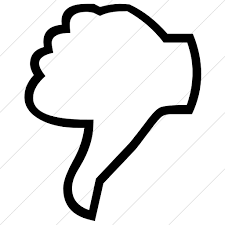
#> input picture Required Images/convex_hull.png, 225 x 225 px, found by its file name
$ python Convex_hull.py   (older library calls are emulated)
#> lines starting #> are read from the running program, lines starting #| are printed output that depends on the picture; after the words box and inside, x2 and y2 are one past the last pixel; in counts of white or black regions, pixels touching at a corner belong together
#Conver Hull
"""
Any polygon which has hollowness, dent or extended vertices cannot be convex. A convex curve forms the boundary of a convex set.
Given a set of points in the plane.
the convex hull of the set is the smallest convex polygon that contains all the points of it
"""
import numpy as np
import cv2

image = cv2.imread('C:/Users/LENOVO IDEAPAD 320/OneDrive/Desktop/Python_Projects/CV2 Learning Codes/Required Images/convex_hull.png')
#> image is the input picture: shape (225, 225, 3); min 0, max 255, mean 226.6

gray = cv2.cvtColor(image, cv2.COLOR_BGR2GRAY)

cv2.imshow("Original", image)
cv2.waitKey(0)

#Threshold image
ret, thresh = cv2.threshold(gray, 176, 255, 0)
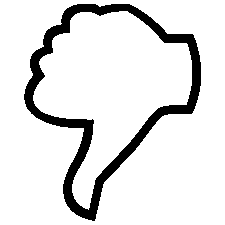
#> thresh: shape (225, 225); 88.7% white; 1 black region

#Find contours
extra, contours, heirarchy = cv2.findContours(thresh.copy(), cv2.RETR_LIST, cv2.CHAIN_APPROX_NONE)
#> contours = 3 contours; box (x1, y1, x2, y2) and area: (0, 0, 225, 225) 50176, (23, 3, 202, 222) 22081, (33, 11, 192, 210) 15752

#Sort contours by area and then remove the largest frame contour(it the bydefault the full image)
n = len(contours) - 1
#> n = 2
contours = sorted(contours, key = cv2.contourArea, reverse = False)[:n]
#> contours = 2 contours; box (x1, y1, x2, y2) and area: (23, 3, 202, 222) 22081, (33, 11, 192, 210) 15752
print(len(contours))
#| 2
#Iterate through contours and draw the convex Hull
for c in contours:
    hull = cv2.convexHull(c)
    cv2.drawContours(image, [hull], 0, (0, 255, 0), 2)
    cv2.imshow("Convex Hull", image)
#> this loop made 2 passes
#> pass 1, `cv2.imshow("Convex Hull", image)`:
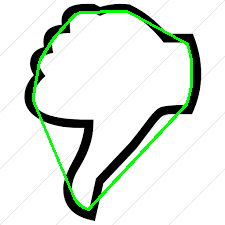
#> window 'Convex Hull': shape (225, 225, 3); mean B, G, R 222.1, 230.3, 222.1
#> pass 2, `cv2.imshow("Convex Hull", image)`:
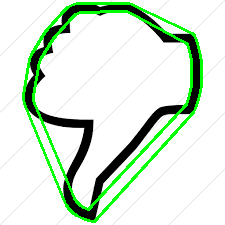
#> window 'Convex Hull': shape (225, 225, 3); mean B, G, R 213.8, 231.1, 213.8

cv2.waitKey(0)
cv2.destroyAllWindows()

$ run again, with Required Images/Lines.png copied over Required Images/convex_hull.png
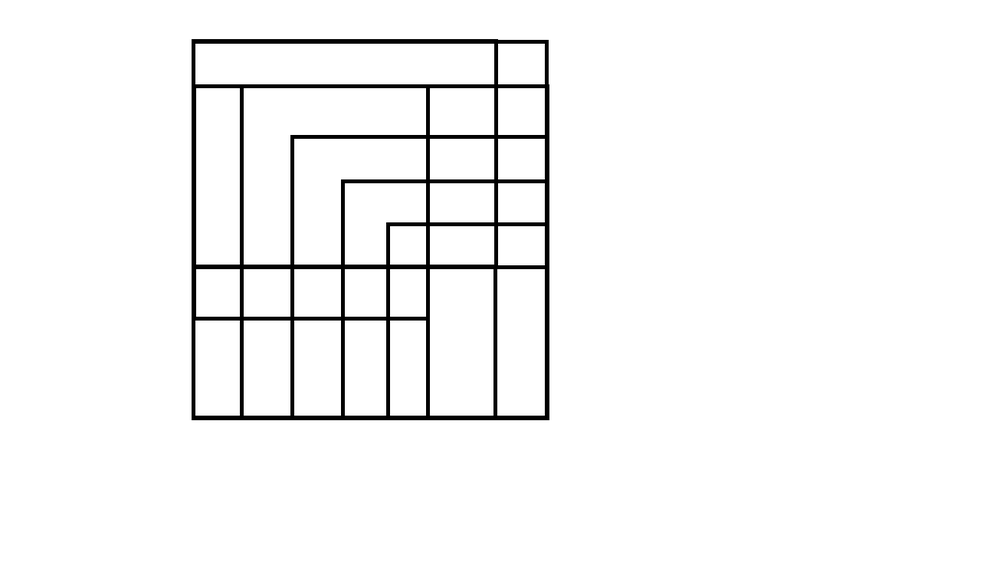
#> input picture Required Images/Lines.png, 1000 x 569 px, shrunk from 1305 x 742 before the run, found by its file name
#> image is the input picture: shape (569, 1000, 3); min 0, max 255, mean 246.5
#> `ret, thresh = cv2.threshold(gray, 176, 255, 0)`:
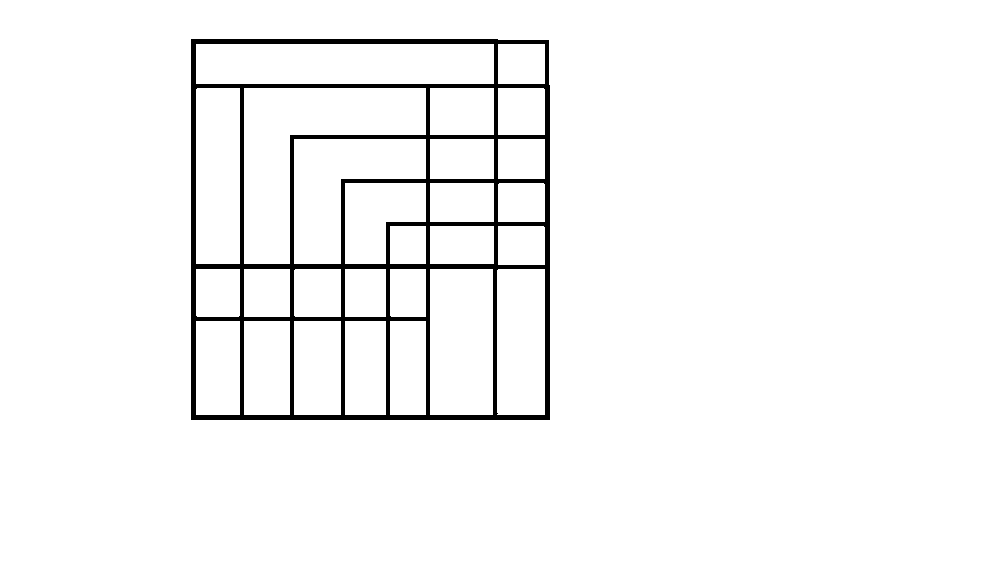
#> thresh: shape (569, 1000); 96.4% white; 1 black region
#> `extra, contours, heirarchy = cv2.findContours(thresh.copy(), cv2.RETR_..`: contours = 29 contours; largest, box (x1, y1, x2, y2) and area: (0, 0, 1000, 569) 567432, (190, 38, 551, 421) 137420, (244, 88, 426, 264) 14132, (196, 44, 494, 84) 11583, (294, 139, 426, 264) 9020
#> n = 28
#> `contours = sorted(contours, key = cv2.contourArea, reverse = False)[:n]`: contours = 28 contours; largest, box (x1, y1, x2, y2) and area: (190, 38, 551, 421) 137420, (244, 88, 426, 264) 14132, (196, 44, 494, 84) 11583, (294, 139, 426, 264) 9020, (430, 269, 493, 415) 8990
#| 28
#> the loop `for c in contours:` made 28 passes
#> hull on passes 1, 5, 6, 7, 9, 12, 13, 14: [[425, 226], [425, 263], [390, 263], [390, 226]], [[544, 139], [544, 178], [498, 178], [498, 139]], [[544, 44], [544, 83], [498, 83], [498, 44]], [[385, 269], [385, 316], [345, 316], [345, 269]], [[289, 269], [289, 316], [244, 316], [244, 269]], [[493, 226], [493, 263], [430, 263], [430, 226]], [[493, 183], [493, 221], [430, 221], [430, 183]], [[493, 139], [493, 178], [430, 178], [430, 139]]
#> after the loop `for c in contours:`:
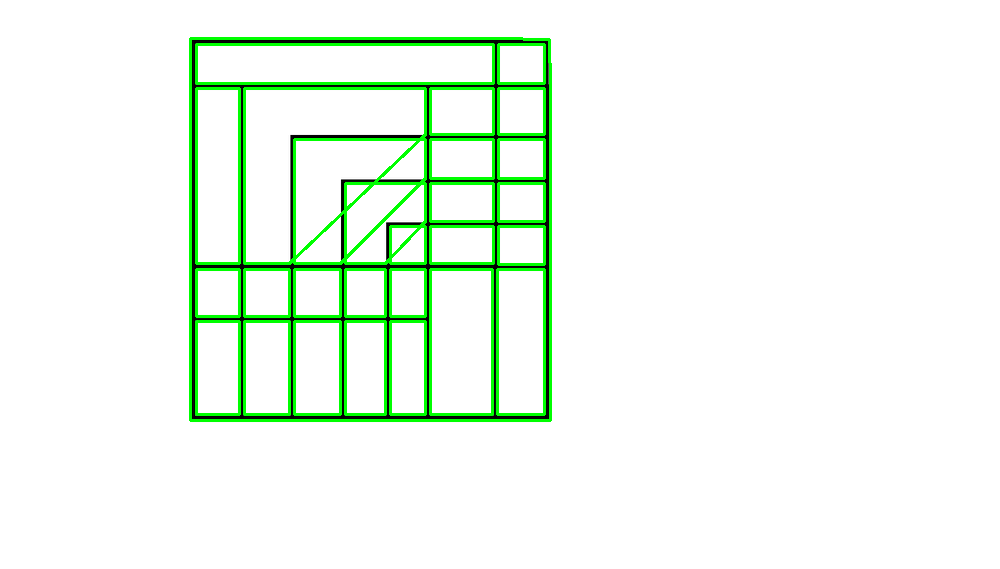
#> image: shape (569, 1000, 3); 4.64% of pixels changed, all inside (x1, y1, x2, y2) = (189, 37, 552, 422)

$ run again, with Required Images/circle.png copied over Required Images/convex_hull.png
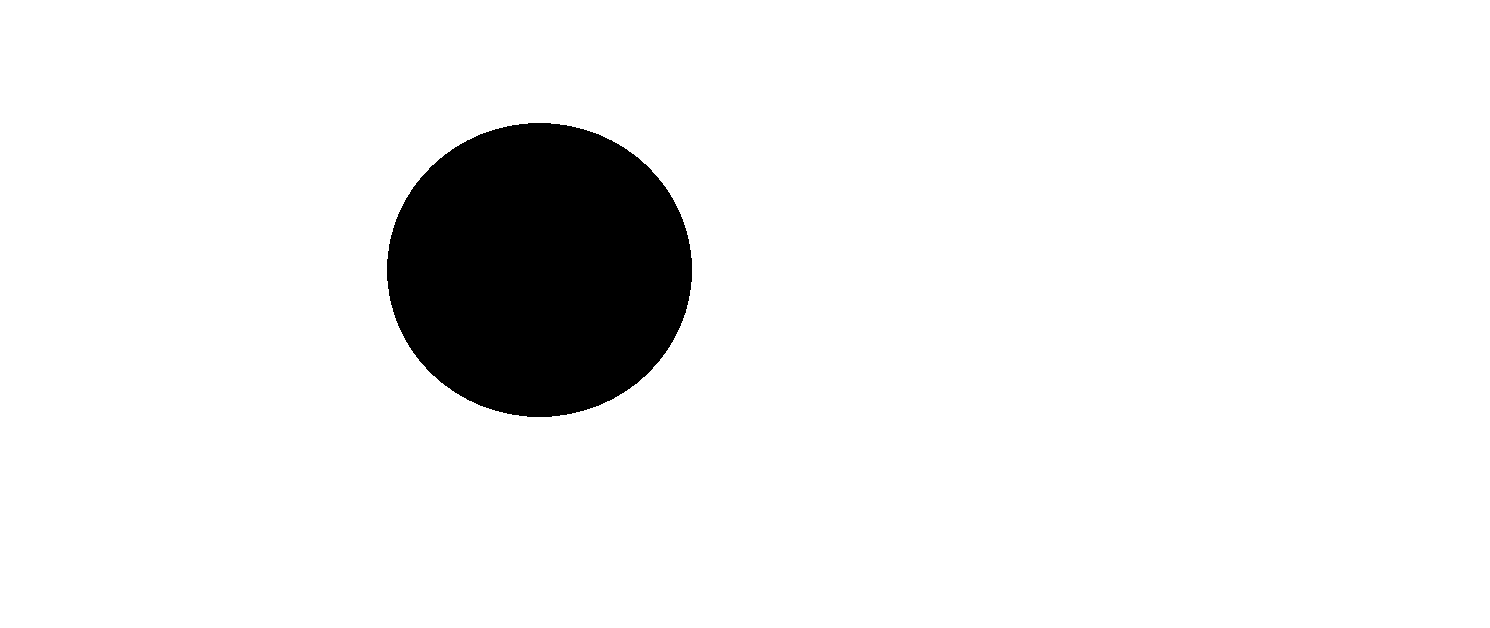
#> input picture Required Images/circle.png, 1490 x 628 px, found by its file name
#> image is the input picture: shape (628, 1490, 3); 92.5% white; 1 black region, box (x1, y1, x2, y2) and area: (387, 123, 692, 417) 70336
#> gray: shape (628, 1490); 92.5% white; 1 black region
#> `extra, contours, heirarchy = cv2.findContours(thresh.copy(), cv2.RETR_..`: contours = 2 contours; box (x1, y1, x2, y2) and area: (0, 0, 1490, 628) 933603, (386, 122, 693, 418) 70760
#> n = 1
#> `contours = sorted(contours, key = cv2.contourArea, reverse = False)[:n]`: contours = 1 contour; box (x1, y1, x2, y2) and area: (386, 122, 693, 418) 70760
#| 1
#> the loop `for c in contours:` made 1 pass
#> pass 1, `cv2.imshow("Convex Hull", image)`:
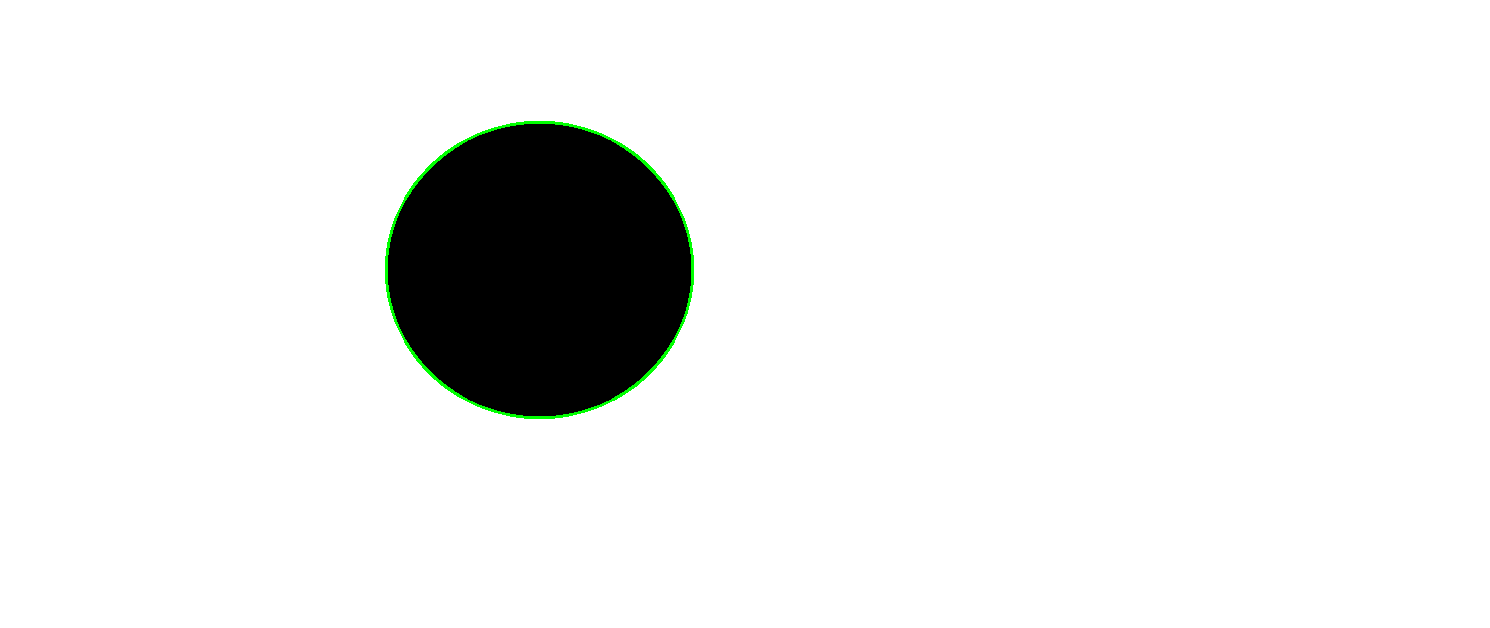
#> window 'Convex Hull': shape (628, 1490, 3); mean B, G, R 235.3, 236, 235.3

$ run again, with Required Images/circles_ellipses.png copied over Required Images/convex_hull.png
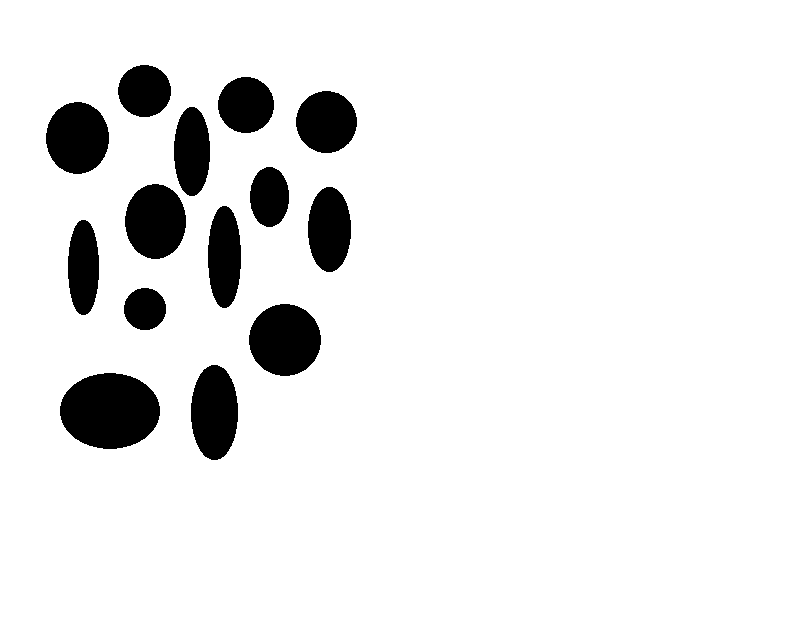
#> input picture Required Images/circles_ellipses.png, 787 x 626 px, found by its file name
#> image is the input picture: shape (626, 787, 3); 91.5% white; 14 black regions, largest, box (x1, y1, x2, y2) and area: (60, 373, 160, 449) 5951, (249, 304, 321, 376) 4050, (125, 184, 186, 259) 3585
#> gray: shape (626, 787); 91.5% white; 14 black regions
#> `extra, contours, heirarchy = cv2.findContours(thresh.copy(), cv2.RETR_..`: contours = 15 contours; largest, box (x1, y1, x2, y2) and area: (0, 0, 787, 626) 491250, (59, 372, 161, 450) 6076, (248, 303, 322, 377) 4151, (124, 183, 187, 260) 3682, (45, 101, 110, 175) 3646
#> n = 14
#> `contours = sorted(contours, key = cv2.contourArea, reverse = False)[:n]`: contours = 14 contours; largest, box (x1, y1, x2, y2) and area: (59, 372, 161, 450) 6076, (248, 303, 322, 377) 4151, (124, 183, 187, 260) 3682, (45, 101, 110, 175) 3646, (190, 364, 239, 461) 3623
#| 14
#> the loop `for c in contours:` made 14 passes
#> pass 2, `cv2.imshow("Convex Hull", image)`:
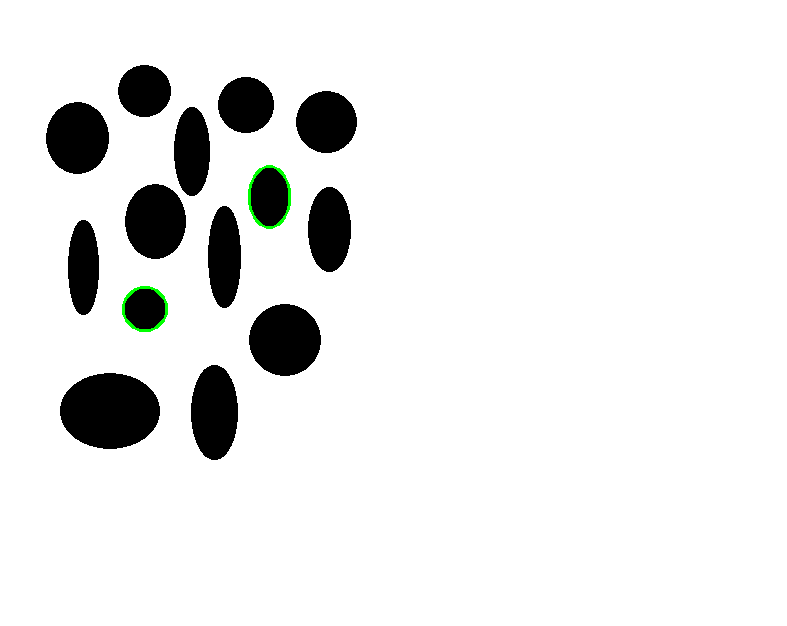
#> window 'Convex Hull': shape (626, 787, 3); mean B, G, R 233, 233.4, 233
#> after the loop `for c in contours:`:
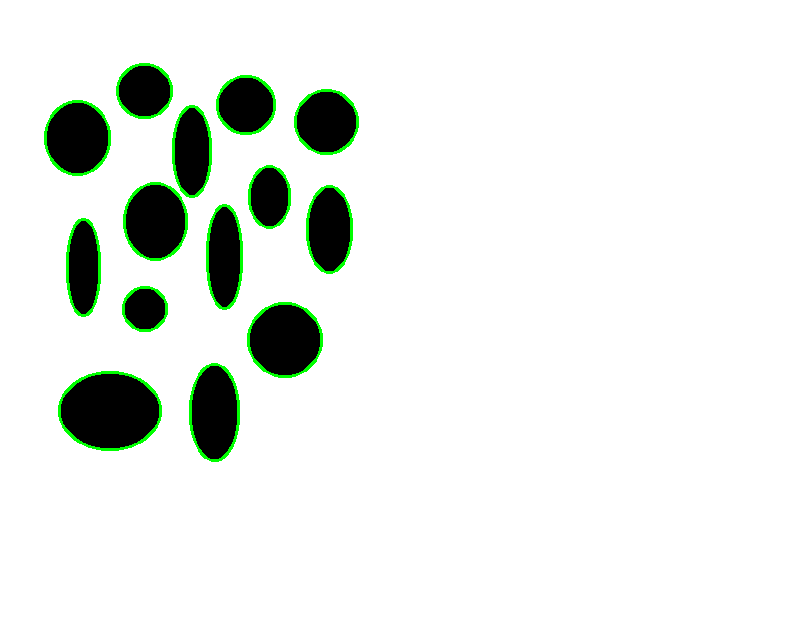
#> image: shape (626, 787, 3); 1.72% of pixels changed, all inside (x1, y1, x2, y2) = (44, 63, 359, 462)
